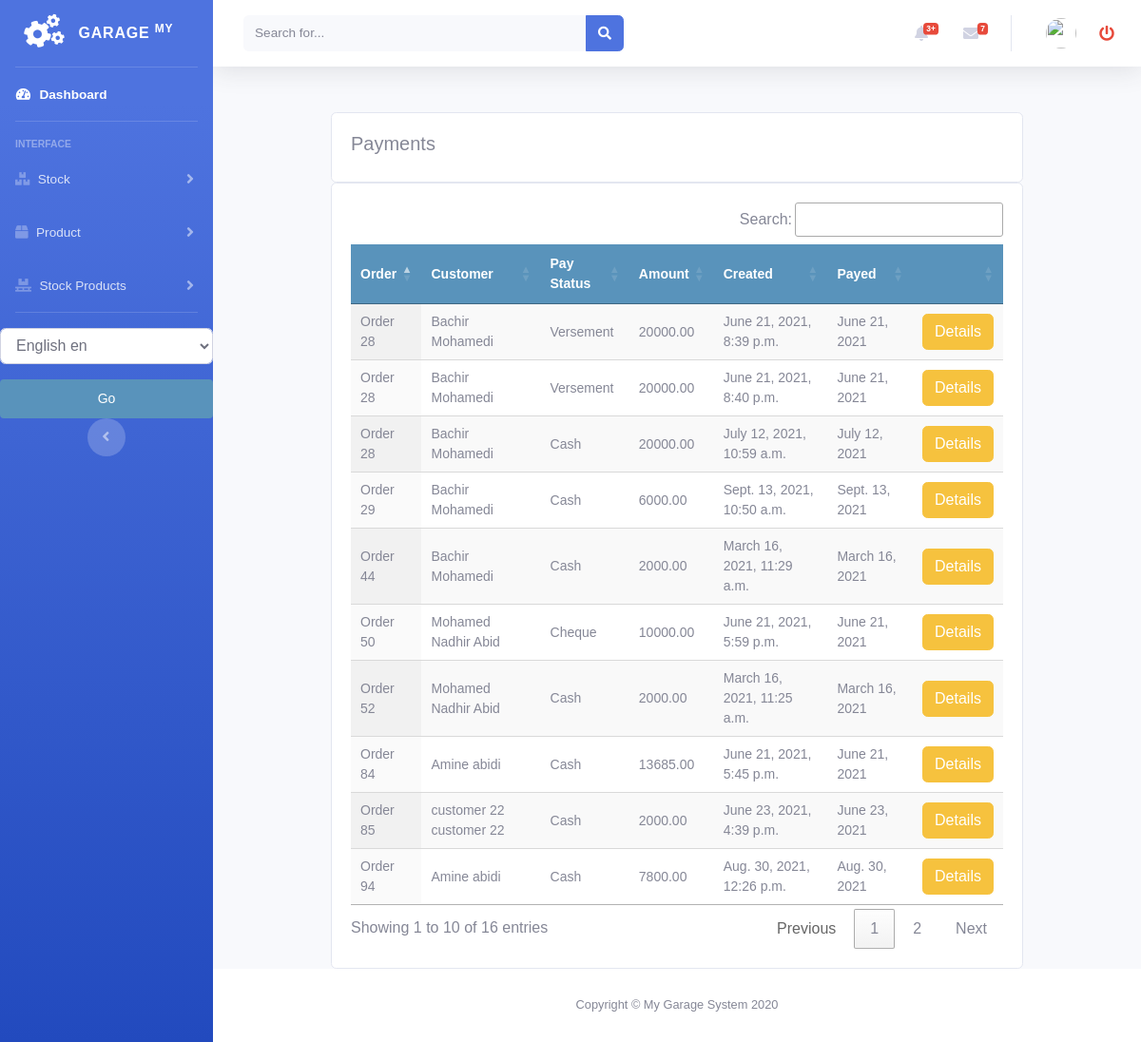
/payments/customer_payment_list, run on the app's committed database.
### payments/models.py (models this page shows)
class SellOrderPayment(models.Model):
    order = models.ForeignKey(Order, on_delete=models.CASCADE, blank=True, null=True)
    customer = models.ForeignKey(Customer, on_delete=models.CASCADE)
    user = models.IntegerField(default=0)
    amount = models.DecimalField(max_digits=10, decimal_places=2)
    created = models.DateTimeField(auto_now_add=True)
    pay_date = models.DateField(null=True, blank=True)
    pay_type = (
        ('Cash', 'Cash'),
        ('Cheque', 'Cheque'),
        ('Verement', 'Verement'),
    )
    pay_status = models.CharField(max_length=9, choices=pay_type, blank=True, default="Cash")

### sellorder/models.py (models this page shows, shortened)
class Order(models.Model):
    customer = models.ForeignKey(Customer, on_delete=models.DO_NOTHING)
    vehicle = models.ForeignKey(Vehicle, on_delete=models.DO_NOTHING, null=True, blank=True)
    created = models.DateTimeField(auto_now_add=True)
    updated = models.DateTimeField(auto_now=True)
    debt = models.DecimalField(max_digits=10, decimal_places=2, null=True, blank=True, default=0)
    timbre = models.DecimalField(max_digits=10, decimal_places=2, null=True, blank=True, default=0)
    total_price = models.DecimalField(max_digits=10, decimal_places=2, null=True, blank=True, default=0)
    discount_amount = models.DecimalField(max_digits=10, decimal_places=2, null=True, blank=True, default=0)
    paid = models.BooleanField(default=False)
    order_tva = models.PositiveIntegerField(default=0)
    confirmed = models.BooleanField(default=False)
    factured = models.BooleanField(default=False)
    order_date = models.DateField(null=True, blank=True)
    class Meta:
        ordering = ('-created',)
    def __str__(self):
        return f'Order {self.id}'

### customer/models.py (models this page shows, shortened)
class Customer(models.Model):
    firstname = models.CharField(max_length=250, null=True)
    lastname = models.CharField(max_length=250, null=True)
    address = models.CharField(max_length=200, null=True)
    phone = models.CharField(max_length=200, null=True)
    date_created = models.DateTimeField(auto_now_add=True, null=True)
    date_updated = models.DateTimeField(auto_now=True)
    date_joined = models.DateField(null=True)
    enterprise = models.BooleanField(default=False)
    debt = models.DecimalField(max_digits=10, decimal_places=2, null=True, default=0)
    def __str__(self):
        return self.firstname + " " + self.lastname

### payments/views.py (the view)
# urls.py: path('customer_payment_list', views.customer_payment_list, name='customer_payment_list'),
def customer_payment_list(request):
    customerpayments = SellOrderPayment.objects.all()
    context = {
        "customerpayments": customerpayments
    }
    return render(request, 'payments/customer/payment_list.html', context)

### accounts/templatetags/erpextra.py (called while the page is built)
@register.filter(name='has_group')
def has_group(user, group_name):
    group = Group.objects.get(name=group_name)
    return True if group in user.groups.all() else False

### payments/templates/payments/customer/payment_list.html (shortened to what this page needs)
{% extends 'home.html' %}
{% load static %}
{% load i18n %}
{% block content %}
<br>
<div class="container">
    <div class="row">
        <div class="col-md">
            <div class="card card-body">
                <h5>{% trans "Payments" %}</h5>
            </div>
            <div class="card card-body">
                <table id="table_id" class="display text-center">
                    <thead>
                    <tr>
                        <th>{% trans "Order" %}</th>
                        <th>{% trans "Customer" %}</th>
                        <th>{% trans "Pay Status" %}</th>
                        <th>{% trans "Amount" %}</th>
                        <th>{% trans "Created" %}</th>
                        <th>{% trans "Payed" %}</th>
                        <th></th>
                    </tr>
                    </thead>
                    <tbody>
                    {% for payment in customerpayments %}
                    <tr>
                        <td>
                            {{payment.order}}
                        </td>
                        <td>
                            {{payment.customer}}
                        </td>
                        <td>
                            {{payment.pay_status}}
                        </td>
                        <td>
                            {{payment.amount}}
                        </td>
                        <td>
                            {{payment.created}}
                        </td>
                        <td>
                            {{payment.pay_date}}
                        </td>
                        <td>
                           <a class="btn btn-warning " href="{% url 'sellorder:sellorder_details' payment.order.id %}">{% trans "Details" %}</a>
                        </td>
                    </tr>
                    {% endfor %}
                    </tbody>
                </table>
            </div>
        </div>
    </div>
</div>
{% endblock %}
{% block jsscript %}
<link rel="stylesheet" type="text/css" href="https://cdn.datatables.net/1.10.22/css/jquery.dataTables.css">
<link rel="stylesheet" type="text/css" href="https://cdn.datatables.net/buttons/1.6.5/css/buttons.dataTables.min.css">
{% endblock %}

### static/css/main.css (style rules this page uses)
body { margin:0; padding:0; font-family:helvetica, sans-serif; }
h1, h2, h3, h4, h5 , h6 { font-family: 'Ubuntu', sans-serif; font-weight:normal; }
a { text-decoration:none; color:#5993bb; }
table { width:100%; border-spacing:0; border-collapse: collapse; }
table th, table td { text-align:left; font-size:14px; padding:10px; margin:0; }
tbody tr:nth-child(odd) { background:#efefef; }
thead th, tbody tr.total { background:#5993bb; color:#fff; font-weight:bold; }

### data on the page
SellOrderPayment: order "Order 52", customer "Mohamed Nadhir Abid", pay_status "Cash", amount "2000.00", created "March 16, 2021, 11:25 a.m.", pay_date "March 16, 2021"
SellOrderPayment: order "Order 44", customer "Bachir Mohamedi", pay_status "Cash", amount "2000.00", created "March 16, 2021, 11:29 a.m.", pay_date "March 16, 2021"
SellOrderPayment: order "Order 84", customer "Amine abidi", pay_status "Cash", amount "13685.00", created "June 21, 2021, 5:45 p.m.", pay_date "June 21, 2021"
SellOrderPayment: order "Order 50", customer "Mohamed Nadhir Abid", pay_status "Cheque", amount "10000.00", created "June 21, 2021, 5:59 p.m.", pay_date "June 21, 2021"
SellOrderPayment: order "Order 28", customer "Bachir Mohamedi", pay_status "Versement", amount "20000.00", created "June 21, 2021, 8:39 p.m.", pay_date "June 21, 2021"
SellOrderPayment: order "Order 28", customer "Bachir Mohamedi", pay_status "Versement", amount "20000.00", created "June 21, 2021, 8:40 p.m.", pay_date "June 21, 2021"
SellOrderPayment: order "Order 85", customer "customer 22 customer 22", pay_status "Cash", amount "2000.00", created "June 23, 2021, 4:39 p.m.", pay_date "June 23, 2021"
SellOrderPayment: order "Order 28", customer "Bachir Mohamedi", pay_status "Cash", amount "20000.00", created "July 12, 2021, 10:59 a.m.", pay_date "July 12, 2021"
SellOrderPayment: order "Order 94", customer "Amine abidi", pay_status "Cash", amount "7800.00", created "Aug. 30, 2021, 12:26 p.m.", pay_date "Aug. 30, 2021"
SellOrderPayment: order "Order 29", customer "Bachir Mohamedi", pay_status "Cash", amount "6000.00", created "Sept. 13, 2021, 10:50 a.m.", pay_date "Sept. 13, 2021"
